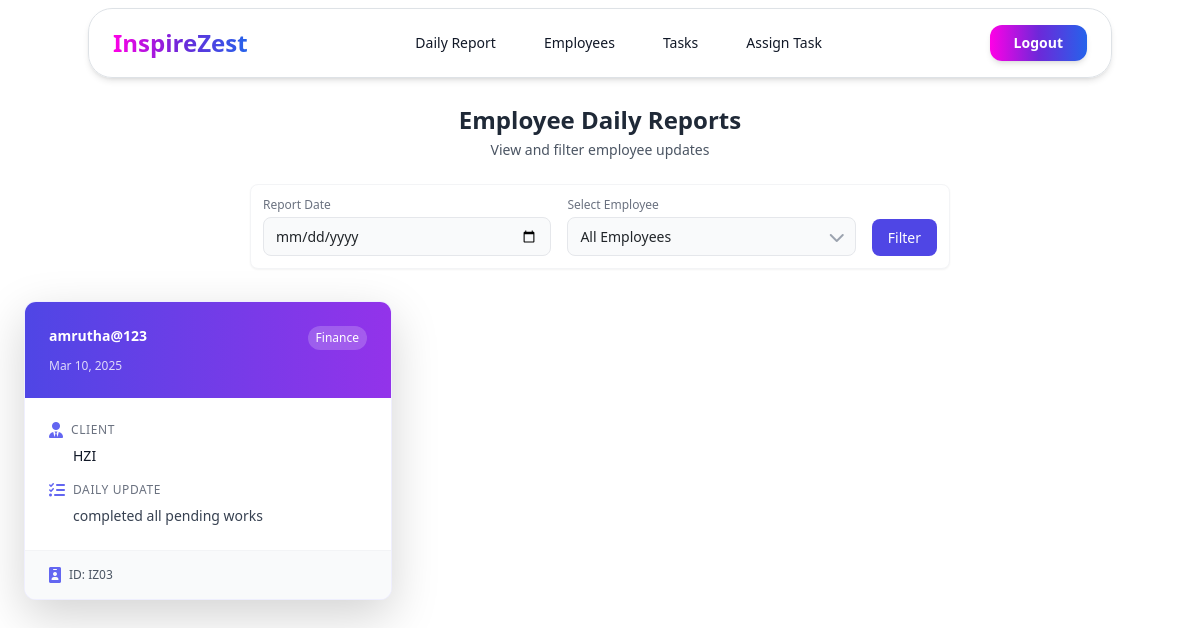
The page /manager/employee/dailyreport/list/ (signed in) on the database as committed earlier.
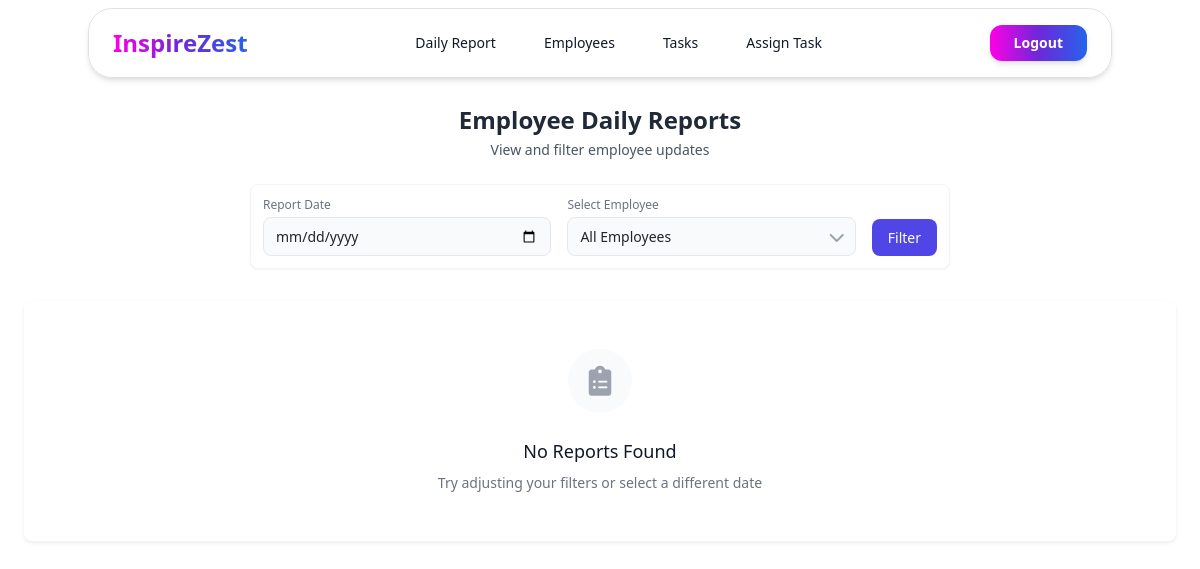
The same page on the database as committed later.
### app/models.py (models this page shows, shortened)
class DailyReport(models.Model):
    employee = models.ForeignKey(CustomUser, on_delete=models.CASCADE)
    client_name = models.CharField(max_length=255)
    report_date = models.DateField(default=timezone.now)
    todays_update = models.TextField()

class CustomUser(AbstractUser):
    DEPARTMENT_CHOICES = [
        ('HR', 'Human Resources'),
        ('IT', 'Information Technology'),
        ('FIN', 'Finance'),
        ('MKT', 'Marketing'),
        ('OPS', 'Operations'),
    ]
    is_verified = models.BooleanField(default=False)
    otp = models.CharField(max_length=10, null=True, blank=True)
    email = models.EmailField(unique=True)
    employee_id = models.CharField(max_length=10, unique=True, null=True)
    department = models.CharField(max_length=3, choices=DEPARTMENT_CHOICES, null=True, blank=True)
    joining_date = models.DateField(null=True, blank=True)

### app/views.py (the view)
# urls.py: path('manager/employee/dailyreport/list/',views.Manager_employee_daily_report_view,name='manager-daily-report-list'),
def Manager_employee_daily_report_view(request):
    if not request.user.is_superuser:
        return redirect('employee-dashboard')
    reports = DailyReport.objects.all()
    selected_date = request.GET.get('date')
    selected_employee = request.GET.get('employee')
    if selected_date:
        try:
            filter_date = timezone.datetime.strptime(selected_date, '%Y-%m-%d').date()
            reports = reports.filter(report_date=filter_date)
        except ValueError:
            messages.error(request, "Invalid date format")
    if selected_employee:
        reports = reports.filter(employee=selected_employee)
    employees = CustomUser.objects.filter(is_superuser=False)
    reports = reports.order_by('-report_date')
    context = {
        'qs': reports,
        'employees': employees,
        'selected_date': selected_date,
        'selected_employee': selected_employee,
        'today': timezone.now().date()
    }
    return render(request, 'Manager_employee_daily_report.html', context)

### app/templates/Manager_employee_daily_report.html (shortened to what the changed rows need)
{% extends "admin_base.html" %}
{% load widget_tweaks %}
{% load static %}
{% block main_block %}
<link rel="stylesheet" href="{% static 'css/style.css' %}">
<link href="https://unpkg.com/aos@2.3.1/dist/aos.css" rel="stylesheet">
<div class="page-container mt-20">
    <div class="text-center mt-20 mb-4" data-aos="fade-down">
        <h1 class="text-2xl font-bold text-gray-800">Employee Daily Reports</h1>
    </div>
    {% if qs %}
<div class="grid grid-cols-1 md:grid-cols-2 lg:grid-cols-3 xl:grid-cols-4 gap-6">
    {% for report in qs %}
    <div class="report-card bg-white rounded-xl shadow-lg overflow-hidden transition-all duration-300 hover:shadow-xl hover:transform hover:-translate-y-1"
         data-aos="fade-up" data-aos-delay="{{ forloop.counter|add:100 }}">
        <div class="bg-gradient-to-r from-indigo-600 to-purple-600 p-4">
            <div class="flex items-start justify-between mb-2">
                <h3 class="text-sm font-semibold text-white truncate">{{ report.employee.username }}</h3>
                <span class="px-2 py-1 rounded-full text-xs font-medium bg-white/20 text-white backdrop-blur-sm">
                    {{ report.employee.get_department_display }}
                </span>
            </div>
            <div class="flex items-center text-white/80 text-xs">
                <span>{{ report.report_date|date:"M d, Y" }}</span>
            </div>
        </div>
        <div class="p-4 space-y-4">
            <div class="space-y-2">
                <div class="flex items-center">
                    <i class="fas fa-user-tie text-indigo-500 mr-2"></i>
                    <h4 class="text-xs font-medium text-gray-500 uppercase tracking-wider">Client</h4>
                </div>
                <p class="text-sm text-gray-900 font-medium pl-6">{{ report.client_name }}</p>
            </div>
            <div class="space-y-2">
                <div class="flex items-center">
                    <i class="fas fa-tasks text-indigo-500 mr-2"></i>
                    <h4 class="text-xs font-medium text-gray-500 uppercase tracking-wider">Daily Update</h4>
                </div>
                <p class="text-sm text-gray-700 pl-6 line-clamp-3">{{ report.todays_update }}</p>
            </div>
        </div>
        <div class="px-4 py-3 bg-gray-50 border-t border-gray-100">
            <div class="flex justify-between items-center">
                <div class="flex items-center gap-2">
                    <i class="fas fa-id-badge text-indigo-500"></i>
                    <span class="text-xs text-gray-600 font-medium">ID: {{ report.employee.employee_id }}</span>
                </div>
            </div>
        </div>
    </div>
    {% endfor %}
</div>
{% else %}
<div class="text-center py-12 bg-white rounded-lg shadow-sm" data-aos="fade-up">
    <div class="bg-gray-50 rounded-full w-16 h-16 flex items-center justify-center mx-auto mb-4">
        <i class="fas fa-clipboard-list text-3xl text-gray-400"></i>
    </div>
    <h3 class="text-lg font-medium text-gray-900">No Reports Found</h3>
    <p class="text-sm text-gray-500 mt-2">Try adjusting your filters or select a different date</p>
</div>
{% endif %}
</div>
{% endblock %}

Rows that differ between the two databases and show on the page:
removed DailyReport: employee.username "amrutha@123", employee.department "Finance", report_date "Mar 10, 2025", client_name "HZI", todays_update "completed all pending works", employee.employee_id "IZ03"
Other text that changed with them:
text now shown: "No Reports Found Try adjusting your filters or select a different date"
